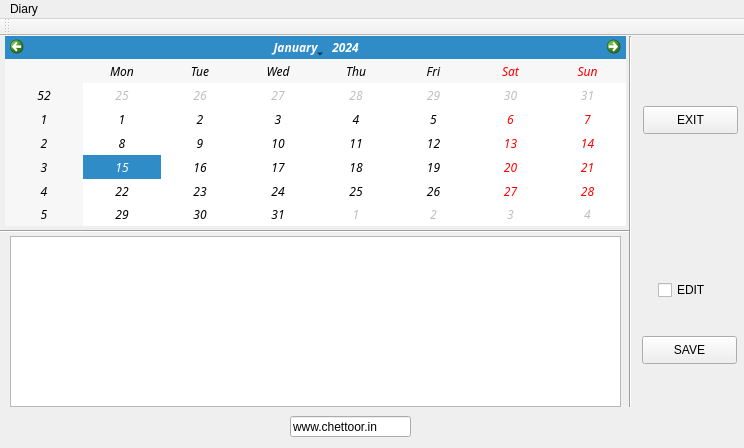
<?xml version="1.0" encoding="UTF-8"?>
<ui version="4.0">
 <class>Diary</class>
 <widget class="QMainWindow" name="Diary">
  <property name="geometry">
   <rect>
    <x>0</x>
    <y>0</y>
    <width>744</width>
    <height>448</height>
   </rect>
  </property>
  <property name="windowTitle">
   <string>Diary</string>
  </property>
  <property name="windowIcon">
   <iconset resource="Resource.qrc">
    <normaloff>:/new/prefix1/logo_small.png</normaloff>:/new/prefix1/logo_small.png</iconset>
  </property>
  <widget class="QWidget" name="centralWidget">
   <widget class="QCalendarWidget" name="calendarWidget">
    <property name="geometry">
     <rect>
      <x>5</x>
      <y>-1</y>
      <width>621</width>
      <height>191</height>
     </rect>
    </property>
    <property name="font">
     <font>
      <family>Designer Block</family>
      <italic>true</italic>
     </font>
    </property>
   </widget>
   <widget class="QPlainTextEdit" name="plainTextEdit">
    <property name="geometry">
     <rect>
      <x>10</x>
      <y>200</y>
      <width>611</width>
      <height>171</height>
     </rect>
    </property>
   </widget>
   <widget class="QPushButton" name="pushButton">
    <property name="geometry">
     <rect>
      <x>642</x>
      <y>300</y>
      <width>95</width>
      <height>28</height>
     </rect>
    </property>
    <property name="toolTip">
     <string>&lt;html&gt;&lt;head/&gt;&lt;body&gt;&lt;p&gt;Save current days progress.&lt;/p&gt;&lt;/body&gt;&lt;/html&gt;</string>
    </property>
    <property name="text">
     <string>SAVE</string>
    </property>
   </widget>
   <widget class="QPushButton" name="pushButton_2">
    <property name="geometry">
     <rect>
      <x>643</x>
      <y>70</y>
      <width>95</width>
      <height>28</height>
     </rect>
    </property>
    <property name="toolTip">
     <string>&lt;html&gt;&lt;head/&gt;&lt;body&gt;&lt;p&gt;Exit from program!&lt;/p&gt;&lt;/body&gt;&lt;/html&gt;</string>
    </property>
    <property name="text">
     <string>EXIT</string>
    </property>
   </widget>
   <widget class="QCheckBox" name="checkBox_3">
    <property name="geometry">
     <rect>
      <x>658</x>
      <y>240</y>
      <width>71</width>
      <height>28</height>
     </rect>
    </property>
    <property name="toolTip">
     <string>&lt;html&gt;&lt;head/&gt;&lt;body&gt;&lt;p&gt;Text is editable if this is checked!&lt;/p&gt;&lt;/body&gt;&lt;/html&gt;</string>
    </property>
    <property name="text">
     <string>EDIT</string>
    </property>
   </widget>
   <widget class="QLineEdit" name="lineEdit">
    <property name="geometry">
     <rect>
      <x>290</x>
      <y>380</y>
      <width>121</width>
      <height>21</height>
     </rect>
    </property>
    <property name="cursor">
     <cursorShape>CrossCursor</cursorShape>
    </property>
    <property name="toolTip">
     <string>&lt;html&gt;&lt;head/&gt;&lt;body&gt;&lt;p&gt;www.steadystate.in&lt;/p&gt;&lt;/body&gt;&lt;/html&gt;</string>
    </property>
    <property name="inputMask">
     <string/>
    </property>
    <property name="text">
     <string>www.chettoor.in</string>
    </property>
    <property name="readOnly">
     <bool>true</bool>
    </property>
   </widget>
   <widget class="Line" name="line">
    <property name="geometry">
     <rect>
      <x>620</x>
      <y>0</y>
      <width>20</width>
      <height>371</height>
     </rect>
    </property>
    <property name="orientation">
     <enum>Qt::Vertical</enum>
    </property>
   </widget>
   <widget class="Line" name="line_2">
    <property name="geometry">
     <rect>
      <x>0</x>
      <y>180</y>
      <width>630</width>
      <height>30</height>
     </rect>
    </property>
    <property name="orientation">
     <enum>Qt::Horizontal</enum>
    </property>
   </widget>
  </widget>
  <widget class="QToolBar" name="mainToolBar">
   <attribute name="toolBarArea">
    <enum>TopToolBarArea</enum>
   </attribute>
   <attribute name="toolBarBreak">
    <bool>false</bool>
   </attribute>
  </widget>
  <widget class="QMenuBar" name="menuBar">
   <property name="geometry">
    <rect>
     <x>0</x>
     <y>0</y>
     <width>744</width>
     <height>26</height>
    </rect>
   </property>
   <widget class="QMenu" name="menuDiary">
    <property name="title">
     <string>Diary</string>
    </property>
    <addaction name="actionSave"/>
    <addaction name="separator"/>
    <addaction name="actionExit"/>
   </widget>
   <addaction name="menuDiary"/>
  </widget>
  <action name="actionOpen">
   <property name="text">
    <string>Open</string>
   </property>
  </action>
  <action name="actionSave">
   <property name="text">
    <string>Save</string>
   </property>
   <property name="font">
    <font>
     <family>Ubuntu</family>
     <italic>true</italic>
    </font>
   </property>
  </action>
  <action name="actionExit">
   <property name="text">
    <string>Exit</string>
   </property>
   <property name="font">
    <font>
     <family>Ubuntu</family>
     <weight>50</weight>
     <italic>false</italic>
     <bold>false</bold>
    </font>
   </property>
  </action>
  <action name="actionSteadystate">
   <property name="text">
    <string>STEADYSTATE TECHNOLOGIES</string>
   </property>
  </action>
  <action name="actionInfo_steadystate_in">
   <property name="text">
    <string>info@steadystate.in</string>
   </property>
  </action>
  <action name="actionThank_you">
   <property name="text">
    <string>Thank you!</string>
   </property>
  </action>
 </widget>
 <layoutdefault spacing="6" margin="11"/>
 <resources>
  <include location="Resource.qrc"/>
 </resources>
 <connections/>
</ui>
